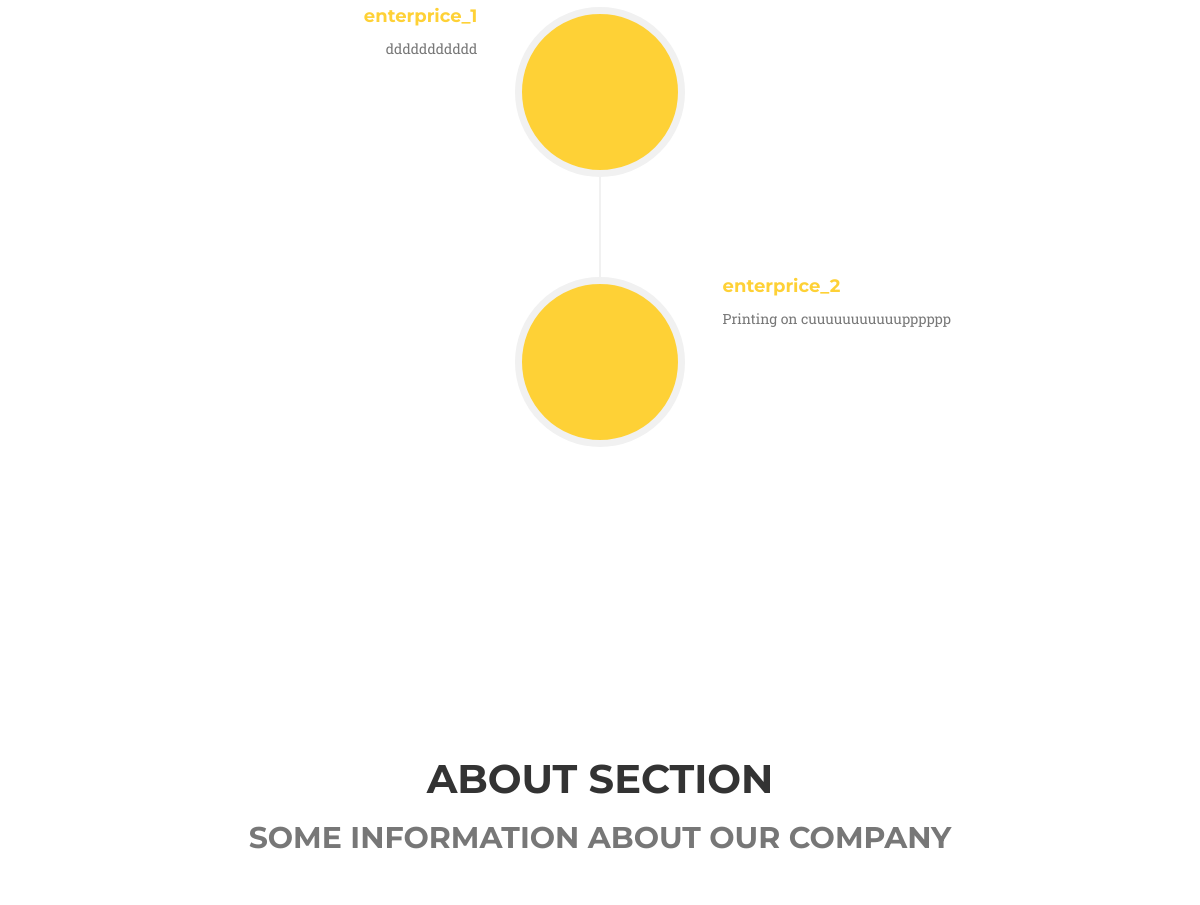
/ (middle part), run on an earlier commit of the app's database.
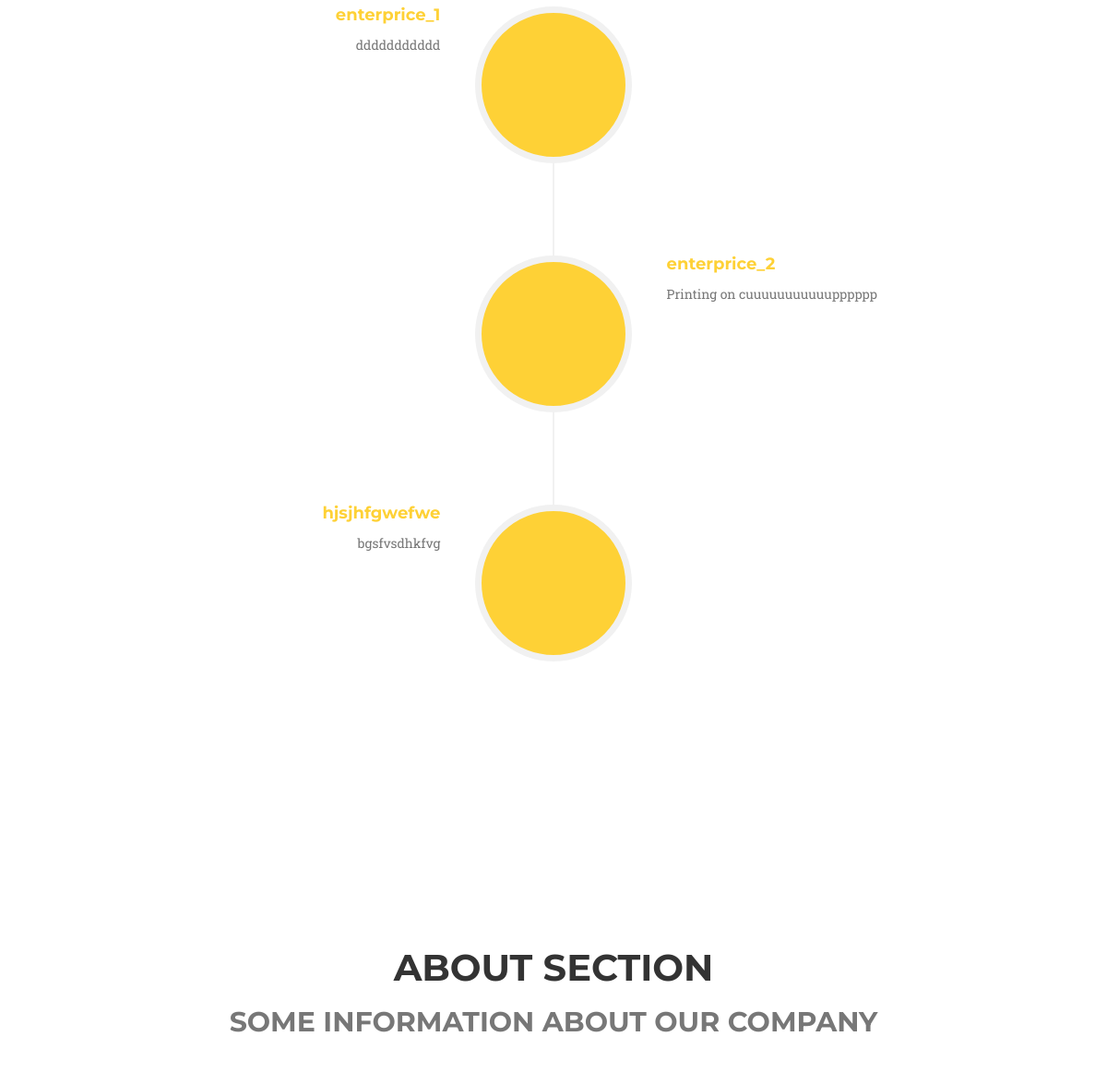
And on a later commit of the database.
### service/models.py (models this page shows, shortened)
class Enterprise(models.Model):
    name = models.CharField(max_length=200)
    description = models.CharField(max_length=500)

### pagorb/views.py (the view)
# urls.py: 2. Add a URL to urlpatterns:  url(r'^$', views.home, name='home')
def home(request):
    enterprise_list = Enterprise.objects.all()
    form = MessageForm(request.GET)
    if request.method == 'POST':
        form = MessageForm(request.POST)
        if form.is_valid():
            form.send()
            return redirect('home')
    context = {
        'enterprise_list': enterprise_list,
        'form': form,
               }
    return render(request, 'home.html', context)

### templates/home.html (shortened to what this page needs)
{% extends "base.html" %}
{% block service %}
    <section id="services">
         <div class="container">
            <div class="row">
                <div class="col-lg-12 text-center">
                </div>
            </div>
            <div class="row">
                <div class="col-lg-12">
                    <ul class="timeline">
                        {% for i in enterprise_list %}
                            <li class="{% if forloop.counter|divisibleby:'2' %}timeline-inverted{% endif %}">
                            <div class="timeline-image">
                            </div>
                            <div class="timeline-panel">
                                <div class="timeline-heading">
                                    <h4 class="subheading"><a href="{% url 'enterprise' i.id %}">{{ i.name }}</a></h4>
                                </div>
                                <div class="timeline-body">
                                    <p class="text-muted">{{ i.description }}</p>
                                </div>
                            </div>
                        </li>
                        {% endfor %}
                    </ul>
                </div>
            </div>
        </div>
    </section>
{% endblock %}
{% block about %}
    <section id="about">
        <div class="col-lg-12 text-center">
            <h2 class="section-heading">About section</h2>
            <h2 class="text-muted" >Some information about our company</h2>
        </div>
    </section>
{% endblock %}

What changed in the data, as far as the page shows it:
added Enterprise: name "hjsjhfgwefwe", description "bgsfvsdhkfvg"
